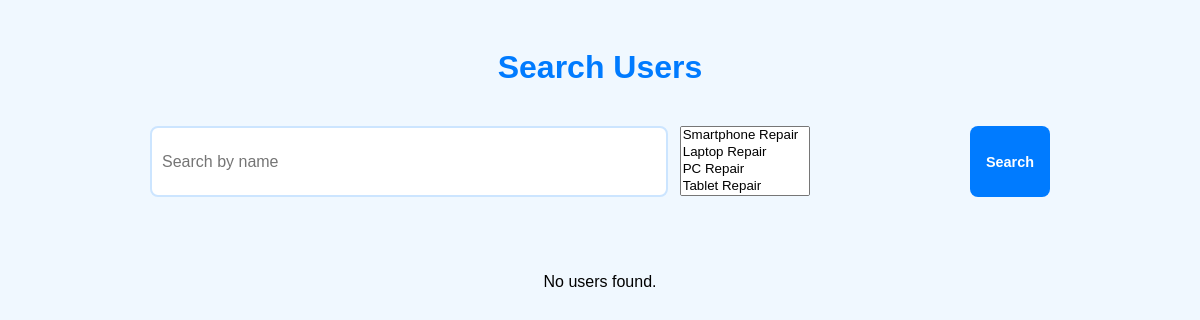
Before: /accounts/search_users/ with the older database file.
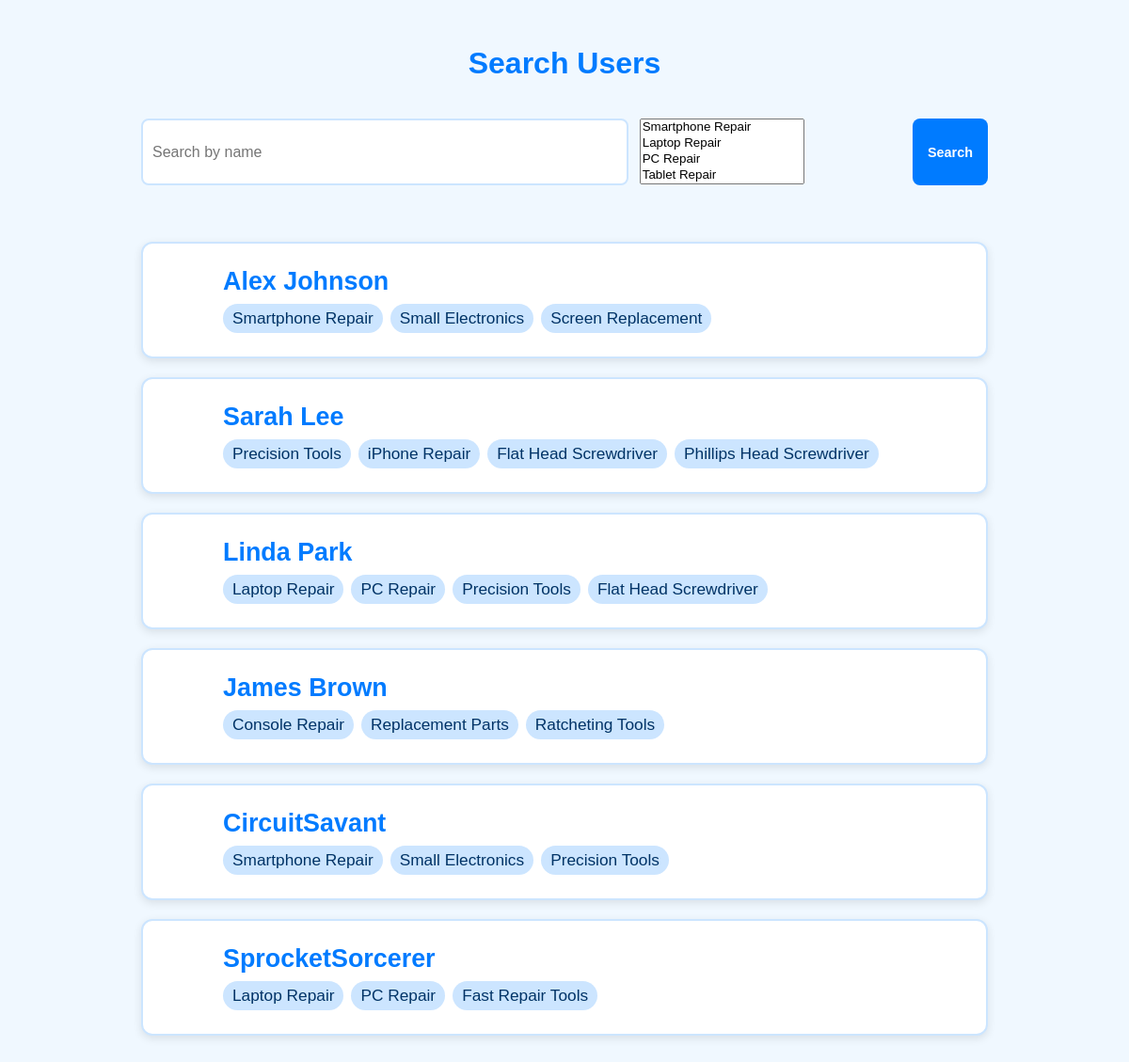
After: the same page with the newer database file.
### accounts/models.py (models this page shows, shortened)
class Profile(models.Model):
    user = models.OneToOneField(User, on_delete=models.CASCADE)
    display_name = models.CharField(max_length=100)
    contact_info = models.CharField(max_length=255, blank=True)
    bio = models.TextField(blank=True)
    tags = models.ManyToManyField(Tag, blank=True)

class Tag(models.Model):
    name = models.CharField(max_length=50, unique=True)

### accounts/views.py (the view, shortened to what this page needs)
# urls.py: path("search_users/", views.search_users, name="search_users"),
def search_users(request):
    query = request.GET.get("q", "")
    tag_ids = request.GET.getlist("tags")  # list of selected tag IDs as strings
    profiles = Profile.objects.all()
    if query:
        profiles = profiles.filter(
            Q(user__username__icontains=query) | Q(display_name__icontains=query)
        )
    tags = Tag.objects.all()
    return render(
        request,
        "search_users.html",
        {
            "profiles": profiles,
            "tags": tags,
            "query": query,
            "selected_tags": list(map(str, tag_ids)),  # keep as strings for template
        },
    )

### accounts/templates/search_users.html (shortened to what this page needs)
{% load static %}
<!DOCTYPE html>
<html lang="en">
<head>
  <link rel="stylesheet" href="{% static 'styles.css' %}">
  <link rel="stylesheet" href="https://cdn.jsdelivr.net/npm/choices.js/public/assets/styles/choices.min.css">
</head>
<body>
  <h1>Search Users</h1>
  <form method="get">
    <div class="search-filter-row">
    <input type="text" name="q" placeholder="Search by name" value="{{ query|default_if_none:'' }}" style="flex: 2;">
    <div class="filter-button-wrapper" style="flex: 1.5; gap: 8px;">
        <div class="choices-wrapper" style="flex: 1;">
        <select id="tags" name="tags" multiple>
            {% for tag in tags %}
            <option value="{{ tag.id }}" {% if tag.id|stringformat:"s" in selected_tags %}selected{% endif %}>
            </option>
            {% endfor %}
        </select>
        </div>
        <button type="submit">Search</button>
    </div>
    </div>
  </form>
  <div class="user-list">
    {% if profiles %}
      {% for p in profiles %}
        <div class="user-card">
          <a href="{% url 'profile' p.user.id %}" target="_blank">{{ p.display_name }}</a>
          {% if p.tags.all %}
            <div class="user-tags">
              {% for tag in p.tags.all %}
                <div class="tag-pill">{{ tag.name }}</div>
              {% endfor %}
            </div>
          {% endif %}
        </div>
      {% endfor %}
    {% else %}
      <p style="text-align:center;">No users found.</p>
    {% endif %}
  </div>
</body>
</html>

Changed rows visible on the page:
added Profile: display_name "Alex Johnson"
now on this page (row unchanged): Tag: {{ tag.id }} 1 (drawn), name "Smartphone Repair"
now on this page (row unchanged): Tag: name "Small Electronics"
now on this page (row unchanged): Tag: name "Screen Replacement", shown under "Alex Johnson"
added Profile: display_name "Sarah Lee"
added Tag: name "Precision Tools"
added Tag: name "iPhone Repair", shown under "Sarah Lee"
added Tag: name "Flat Head Screwdriver"
added Tag: name "Phillips Head Screwdriver", shown under "Sarah Lee"
added Profile: display_name "Linda Park"
now on this page (row unchanged): Tag: {{ tag.id }} 2 (drawn), name "Laptop Repair"
now on this page (row unchanged): Tag: {{ tag.id }} 3 (drawn), name "PC Repair"
added Profile: display_name "James Brown"
now on this page (row unchanged): Tag: {{ tag.id }} 5 (drawn), name "Console Repair"
added Tag: name "Replacement Parts", shown under "James Brown"
added Tag: name "Ratcheting Tools", shown under "James Brown"
added Profile: display_name "CircuitSavant"
added Profile: display_name "SprocketSorcerer"
added Tag: name "Fast Repair Tools", shown under "SprocketSorcerer"
Other visible differences:
text no longer shown: "No users found."
